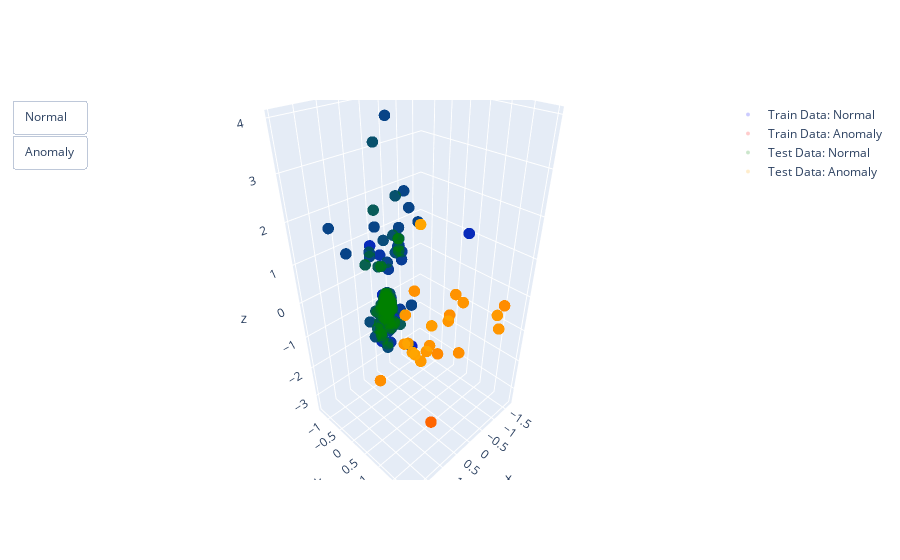

Here is the notebook cell this chart was saved with:
### Markdown cell above
# Vẽ biểu đồ 3D

### Code cell
import plotly.graph_objects as go
import pandas as pd

data_sets = [(X_train, y_train, "Train"), (X_test, y_test, "Test")]
train_colors = ["blue", "red"]
test_colors = ["green", "orange"]
visible_dict = {"Normal": True, "Anomaly": True}
fig = go.Figure()

# Tạo biểu đồ 3D cho tập huấn luyện và tập kiểm tra
for (X, y, name_prefix), colors in zip(data_sets, [train_colors, test_colors]):
    balanced_data = pd.DataFrame(
        {"x": X[:, 0], "y": X[:, 1], "z": X[:, 2], "anomaly": y}
    ).sample(n=min(50000, len(X)), random_state=42)

    for anomaly_label, color in zip(range(2), colors):
        scatter = go.Scatter3d(
            x=balanced_data[balanced_data["anomaly"] == anomaly_label]["x"],
            y=balanced_data[balanced_data["anomaly"] == anomaly_label]["y"],
            z=balanced_data[balanced_data["anomaly"] == anomaly_label]["z"],
            mode="markers",
            marker=dict(size=4, color=color, opacity=0.1),
            name=f'{name_prefix} Data: {"Normal" if anomaly_label == 0 else "Anomaly"}',
            visible=visible_dict.get("Normal", True)
            if anomaly_label == 0
            else visible_dict.get("Anomaly", True),
        )
        fig.add_trace(scatter)

# Thêm nút để chuyển đổi giữa các lớp
buttons = [
    dict(
        label="Normal",
        method="update",
        args=[
            {
                "visible": [
                    True,
                    False,
                    True,
                    False,
                    visible_dict["Anomaly"],
                    visible_dict["Anomaly"],
                ]
            }
        ],
    ),
    dict(
        label="Anomaly",
        method="update",
        args=[
            {
                "visible": [
                    False,
                    True,
                    False,
                    True,
                    visible_dict["Normal"],
                    visible_dict["Normal"],
                ]
            }
        ],
    ),
]

# Cập nhật và hiển thị biểu đồ
fig.update_layout(updatemenus=[dict(type="buttons", showactive=False, buttons=buttons)])
fig.show()

### Figure 1 — Plotly figure (JSON) as saved in the notebook; plotly's stock layout.template omitted (floating-point values rounded to 4 significant figures; data arrays with more than 128 entries replaced by an {"elided": "..."} marker saying what was removed)
{"data": [{"marker": {"color": "blue", "opacity": 0.1, "size": 4}, "mode": "markers", "name": "Train Data: Normal", "type": "scatter3d", "visible": true, "x": {"elided": "3058 float values"}, "y": {"elided": "3058 float values"}, "z": {"elided": "3058 float values"}}, {"marker": {"color": "red", "opacity": 0.1, "size": 4}, "mode": "markers", "name": "Train Data: Anomaly", "type": "scatter3d", "visible": true, "x": {"elided": "3086 float values"}, "y": {"elided": "3086 float values"}, "z": {"elided": "3086 float values"}}, {"marker": {"color": "green", "opacity": 0.1, "size": 4}, "mode": "markers", "name": "Test Data: Normal", "type": "scatter3d", "visible": true, "x": {"elided": "782 float values"}, "y": {"elided": "782 float values"}, "z": {"elided": "782 float values"}}, {"marker": {"color": "orange", "opacity": 0.1, "size": 4}, "mode": "markers", "name": "Test Data: Anomaly", "type": "scatter3d", "visible": true, "x": {"elided": "754 float values"}, "y": {"elided": "754 float values"}, "z": {"elided": "754 float values"}}], "layout": {"updatemenus": [{"buttons": [{"args": [{"visible": [true, false, true, false, true, true]}], "label": "Normal", "method": "update"}, {"args": [{"visible": [false, true, false, true, true, true]}], "label": "Anomaly", "method": "update"}], "showactive": false, "type": "buttons"}]}}
